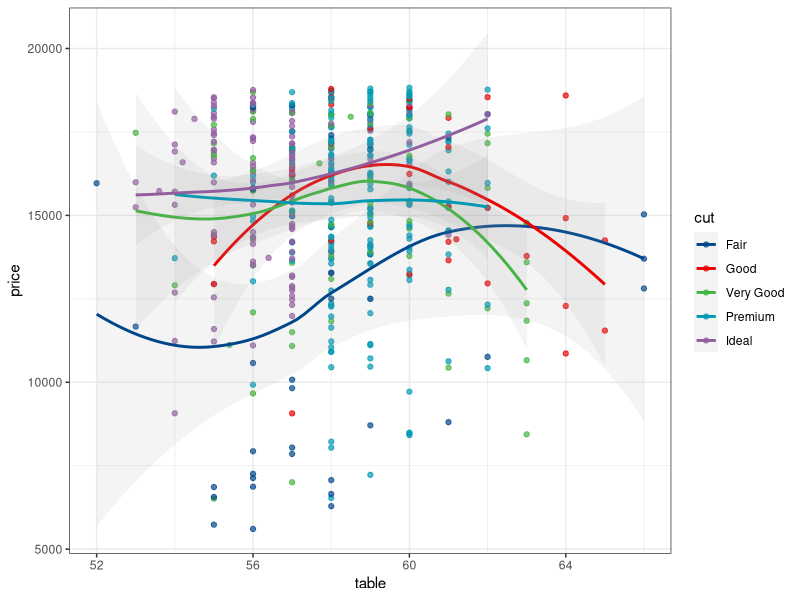
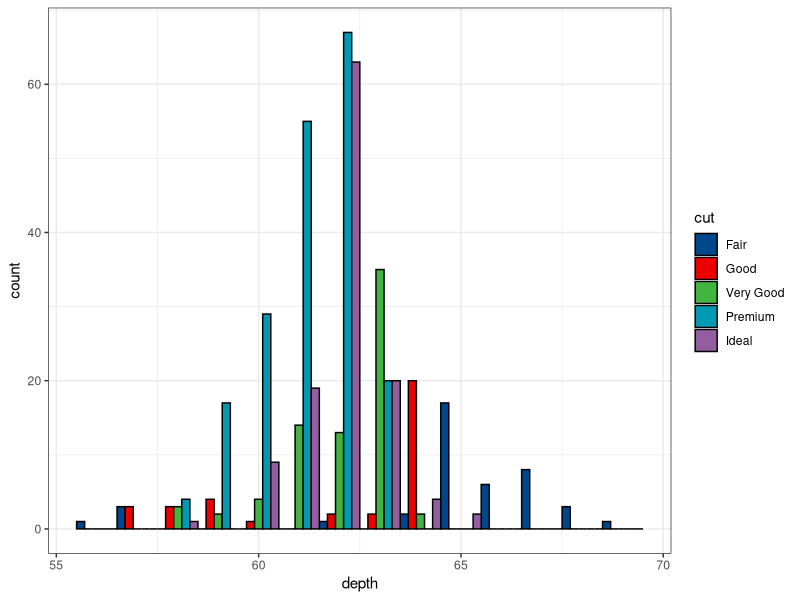

The R source for these figures, in order:
library(ggsci)


### Name: scale_color_lancet
### Title: Lancet Journal Color Scales
### Aliases: scale_color_lancet scale_colour_lancet scale_fill_lancet

### ** Examples

library("ggplot2")
data("diamonds")

ggplot(subset(diamonds, carat >= 2.2),
       aes(x = table, y = price, colour = cut)) +
  geom_point(alpha = 0.7) +
  geom_smooth(method = "loess", alpha = 0.1, size = 1, span = 1) +
  theme_bw() + scale_color_lancet()

ggplot(subset(diamonds, carat > 2.2 & depth > 55 & depth < 70),
       aes(x = depth, fill = cut)) +
  geom_histogram(colour = "black", binwidth = 1, position = "dodge") +
  theme_bw() + scale_fill_lancet()
